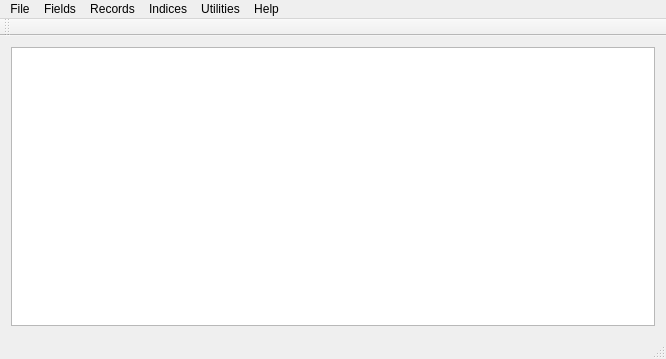
<?xml version="1.0" encoding="UTF-8"?>
<ui version="4.0">
 <class>MainWindow</class>
 <widget class="QMainWindow" name="MainWindow">
  <property name="geometry">
   <rect>
    <x>0</x>
    <y>0</y>
    <width>666</width>
    <height>359</height>
   </rect>
  </property>
  <property name="windowTitle">
   <string>MainWindow</string>
  </property>
  <widget class="QWidget" name="centralWidget">
   <layout class="QHBoxLayout" name="horizontalLayout">
    <item>
     <widget class="QTableView" name="tableViewRecords"/>
    </item>
   </layout>
  </widget>
  <widget class="QMenuBar" name="menuBar">
   <property name="geometry">
    <rect>
     <x>0</x>
     <y>0</y>
     <width>666</width>
     <height>21</height>
    </rect>
   </property>
   <widget class="QMenu" name="menuFile">
    <property name="title">
     <string>File</string>
    </property>
    <addaction name="actionNewFile"/>
    <addaction name="actionSaveFile"/>
    <addaction name="actionPrintFile"/>
    <addaction name="separator"/>
    <addaction name="actionCloseFile"/>
    <addaction name="separator"/>
    <addaction name="actionExit"/>
   </widget>
   <widget class="QMenu" name="menuFields">
    <property name="title">
     <string>Fields</string>
    </property>
    <addaction name="actionCreateField"/>
    <addaction name="actionModifyField"/>
    <addaction name="separator"/>
    <addaction name="actionShowFields"/>
   </widget>
   <widget class="QMenu" name="menuRecords">
    <property name="title">
     <string>Records</string>
    </property>
    <addaction name="actionInsertRecord"/>
    <addaction name="actionSearchRecord"/>
    <addaction name="actionEraseRecord"/>
    <addaction name="separator"/>
    <addaction name="actionShowRecords"/>
    <addaction name="separator"/>
    <addaction name="actionCrossRecords"/>
   </widget>
   <widget class="QMenu" name="menuIndices">
    <property name="title">
     <string>Indices</string>
    </property>
    <addaction name="actionCreateSimpleIndex"/>
    <addaction name="actionCreateBTreeIndex"/>
    <addaction name="separator"/>
    <addaction name="actionReindexing"/>
   </widget>
   <widget class="QMenu" name="menuUtilities">
    <property name="title">
     <string>Utilities</string>
    </property>
    <addaction name="actionImportXML"/>
    <addaction name="actionExportXML"/>
    <addaction name="separator"/>
    <addaction name="actionImportJSON"/>
    <addaction name="actionExportJSON"/>
   </widget>
   <widget class="QMenu" name="menuHelp">
    <property name="title">
     <string>Help</string>
    </property>
    <addaction name="actionAbout"/>
   </widget>
   <addaction name="menuFile"/>
   <addaction name="menuFields"/>
   <addaction name="menuRecords"/>
   <addaction name="menuIndices"/>
   <addaction name="menuUtilities"/>
   <addaction name="menuHelp"/>
  </widget>
  <widget class="QToolBar" name="mainToolBar">
   <attribute name="toolBarArea">
    <enum>TopToolBarArea</enum>
   </attribute>
   <attribute name="toolBarBreak">
    <bool>false</bool>
   </attribute>
  </widget>
  <widget class="QStatusBar" name="statusBar"/>
  <action name="actionNewFile">
   <property name="text">
    <string>New</string>
   </property>
  </action>
  <action name="actionSaveFile">
   <property name="text">
    <string>Save</string>
   </property>
  </action>
  <action name="actionPrintFile">
   <property name="text">
    <string>Print</string>
   </property>
  </action>
  <action name="actionCloseFile">
   <property name="text">
    <string>Close</string>
   </property>
  </action>
  <action name="actionExit">
   <property name="text">
    <string>Exit</string>
   </property>
  </action>
  <action name="actionCreateField">
   <property name="text">
    <string>Create</string>
   </property>
  </action>
  <action name="actionModifyField">
   <property name="text">
    <string>Modify</string>
   </property>
  </action>
  <action name="actionCreateSimpleIndex">
   <property name="text">
    <string>Create a Simple Index</string>
   </property>
  </action>
  <action name="actionShowFields">
   <property name="text">
    <string>Show Fields</string>
   </property>
  </action>
  <action name="actionInsertRecord">
   <property name="text">
    <string>Insert</string>
   </property>
  </action>
  <action name="actionSearchRecord">
   <property name="text">
    <string>Search</string>
   </property>
  </action>
  <action name="actionEraseRecord">
   <property name="text">
    <string>Erase</string>
   </property>
  </action>
  <action name="actionShowRecords">
   <property name="text">
    <string>Show Records</string>
   </property>
  </action>
  <action name="actionCrossRecords">
   <property name="text">
    <string>Cross</string>
   </property>
  </action>
  <action name="actionCreateBTreeIndex">
   <property name="text">
    <string>Create a B-Tree index</string>
   </property>
  </action>
  <action name="actionAbout">
   <property name="text">
    <string>About</string>
   </property>
  </action>
  <action name="actionImportXML">
   <property name="text">
    <string>Import XML</string>
   </property>
  </action>
  <action name="actionExportXML">
   <property name="text">
    <string>Export XML</string>
   </property>
  </action>
  <action name="actionImportJSON">
   <property name="text">
    <string>Import JSON</string>
   </property>
  </action>
  <action name="actionExportJSON">
   <property name="text">
    <string>Export JSON</string>
   </property>
  </action>
  <action name="actionReindexing">
   <property name="text">
    <string>Reindexing</string>
   </property>
  </action>
 </widget>
 <layoutdefault spacing="6" margin="11"/>
 <resources/>
 <connections/>
</ui>
